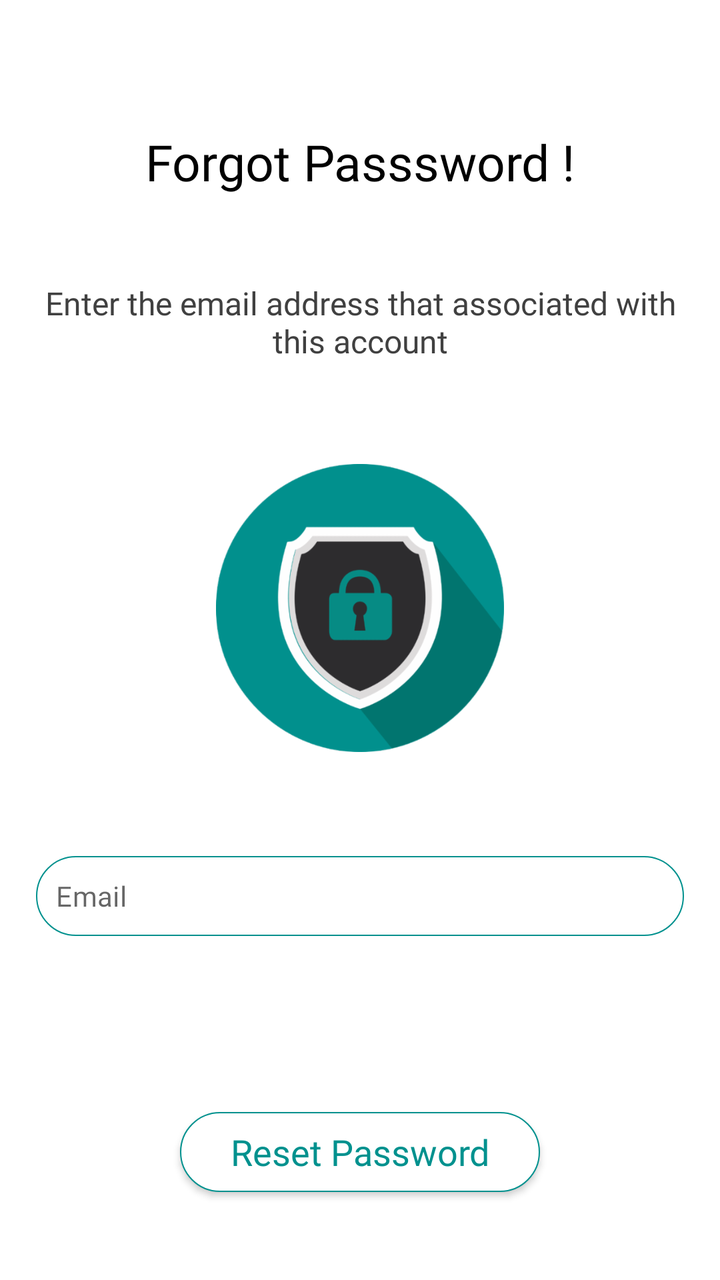
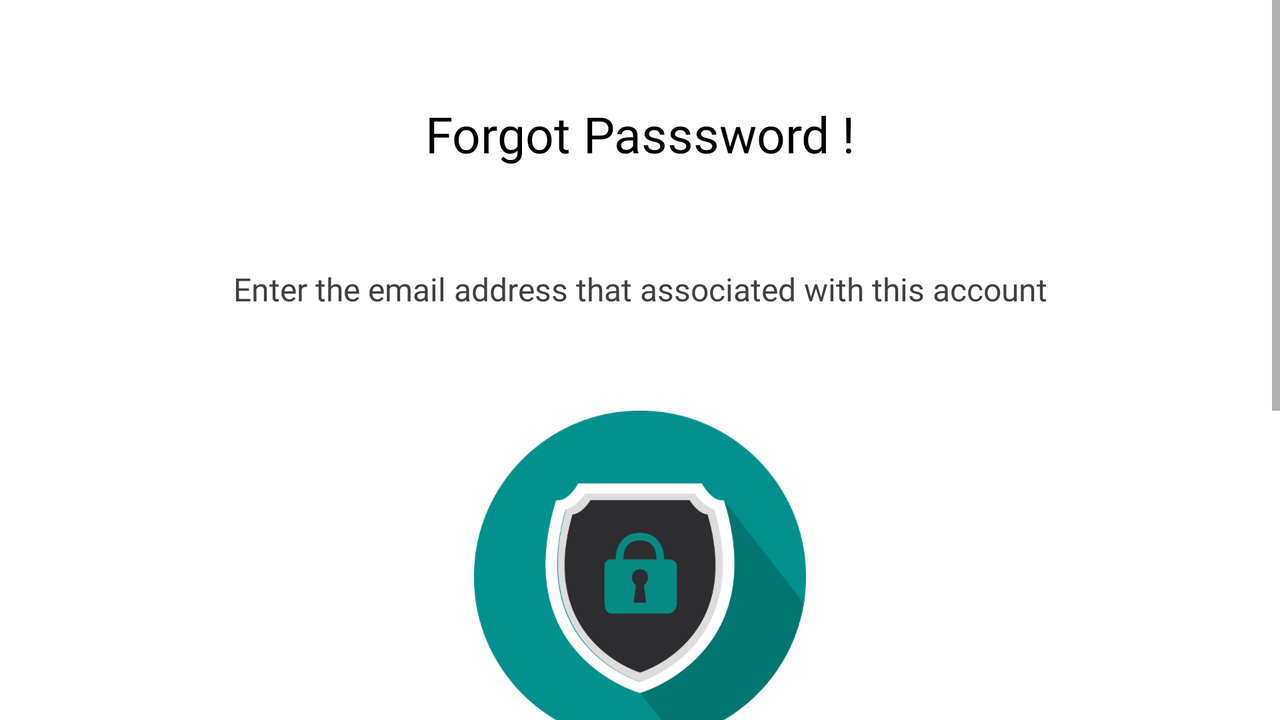

An Android layout and its configuration variant, each rendered on a device that would load it. The default file and the variant file are quoted in full after the pictures.
<!-- AndroidManifest.xml: application theme AppTheme -->
<!-- res/layout/activity_resetpass.xml -->
<?xml version="1.0" encoding="utf-8"?>
<layout xmlns:android="http://schemas.android.com/apk/res/android"
    xmlns:app="http://schemas.android.com/apk/res-auto"
    xmlns:tools="http://schemas.android.com/tools">

    <data>

    </data>

    <androidx.constraintlayout.widget.ConstraintLayout
        android:layout_width="match_parent"
        android:layout_height="match_parent"
        android:background="#ffffff">


        <ImageView
            android:id="@+id/imageView4"
            android:layout_width="0dp"
            android:layout_height="wrap_content"
            app:layout_constraintBottom_toTopOf="@+id/guideline200"
            app:layout_constraintEnd_toStartOf="@+id/guideline38"
            app:layout_constraintStart_toStartOf="@+id/guideline34"
            app:layout_constraintTop_toTopOf="@+id/guideline"
            app:srcCompat="@drawable/lock" />

        <com.google.android.material.textfield.TextInputLayout
            android:id="@+id/resetedittext"
            android:layout_width="0dp"
            android:layout_height="40dp"
            app:errorEnabled="true"
            app:hintEnabled="false"
            app:layout_constraintBottom_toTopOf="@+id/guideline201"
            app:layout_constraintEnd_toStartOf="@+id/guideline80"
            app:layout_constraintStart_toStartOf="@+id/guideline100"
            app:layout_constraintTop_toBottomOf="@+id/imageView4"
            app:layout_constraintTop_toTopOf="@+id/guideline200"
            app:boxBackgroundMode="filled"
            app:boxStrokeWidth="0dp"
            app:boxStrokeWidthFocused="0dp">

            <com.google.android.material.textfield.TextInputEditText
                android:layout_width="match_parent"
                android:layout_height="match_parent"
                android:background="@drawable/buttons2"
                android:inputType="textEmailAddress"
                android:padding="10dp"
                android:hint="Email"
                android:paddingLeft="20dp"
                android:textColor="#000000"
                android:textSize="14sp" />
        </com.google.android.material.textfield.TextInputLayout>

        <androidx.constraintlayout.widget.Guideline
            android:id="@+id/guideline"
            android:layout_width="wrap_content"
            android:layout_height="wrap_content"
            android:orientation="horizontal"
            app:layout_constraintEnd_toEndOf="parent"
            app:layout_constraintGuide_begin="300dp"
            app:layout_constraintGuide_percent="0.35"
            app:layout_constraintStart_toStartOf="parent"
            app:layout_constraintTop_toTopOf="parent" />

        <androidx.constraintlayout.widget.Guideline
            android:id="@+id/guideline200"
            android:layout_width="wrap_content"
            android:layout_height="wrap_content"
            android:orientation="horizontal"
            app:layout_constraintEnd_toEndOf="parent"
            app:layout_constraintGuide_begin="300dp"
            app:layout_constraintGuide_percent="0.60"
            app:layout_constraintStart_toStartOf="parent"
            app:layout_constraintTop_toTopOf="parent" />

        <androidx.constraintlayout.widget.Guideline
            android:id="@+id/guideline201"
            android:layout_width="wrap_content"
            android:layout_height="wrap_content"
            android:orientation="horizontal"
            app:layout_constraintEnd_toEndOf="parent"
            app:layout_constraintGuide_begin="300dp"
            app:layout_constraintGuide_percent="0.80"
            app:layout_constraintStart_toStartOf="parent"
            app:layout_constraintTop_toTopOf="parent" />

        <androidx.constraintlayout.widget.Guideline
            android:id="@+id/guideline202"
            android:layout_width="wrap_content"
            android:layout_height="wrap_content"
            android:orientation="horizontal"
            app:layout_constraintEnd_toEndOf="parent"
            app:layout_constraintGuide_begin="300dp"
            app:layout_constraintGuide_percent="0.90"
            app:layout_constraintStart_toStartOf="parent"
            app:layout_constraintTop_toTopOf="parent" />


        <androidx.appcompat.widget.AppCompatButton
            android:id="@+id/reset"
            style="@style/Widget.AppCompat.Button.Small"
            android:layout_width="0dp"
            android:layout_height="40dp"
            android:background="@drawable/buttons2"
            android:fontFamily="@font/varela_round"
            android:text="Reset Password"
            android:textAllCaps="false"
            android:textColor="#00918E"
            android:textSize="18sp"
            app:layout_constraintBottom_toTopOf="@+id/guideline202"
            app:layout_constraintEnd_toStartOf="@+id/guideline90"
            app:layout_constraintStart_toStartOf="@+id/guideline33"
            app:layout_constraintTop_toTopOf="@+id/guideline202" />


        <androidx.constraintlayout.widget.Guideline
            android:id="@+id/guideline5"
            android:layout_width="wrap_content"
            android:layout_height="wrap_content"
            android:layout_marginTop="20dp"
            android:orientation="horizontal"
            app:layout_constraintEnd_toEndOf="parent"
            app:layout_constraintGuide_begin="20dp"
            app:layout_constraintGuide_percent="0.10"
            app:layout_constraintStart_toStartOf="parent"
            app:layout_constraintTop_toTopOf="parent" />

        <TextView
            android:id="@+id/textView6"
            android:layout_width="0dp"
            android:layout_height="wrap_content"
            android:text="Forgot Passsword !"
            android:fontFamily="@font/varela_round"
            android:gravity="center"
            android:textAlignment="center"
            android:textColor="#000000"
            android:textSize="25sp"
            app:layout_constraintEnd_toStartOf="@+id/guideline80"
            app:layout_constraintStart_toStartOf="@+id/guideline100"
            app:layout_constraintTop_toTopOf="@+id/guideline5" />

        <TextView
            android:id="@+id/textView9"
            android:layout_width="0dp"
            android:layout_height="wrap_content"
            android:text="Enter the email address that associated with this account"
            android:fontFamily="@font/varela_round"
            android:textAlignment="center"
            android:gravity="center"
            android:textColor="#404040"
            android:textSize="16sp"
            app:layout_constraintBottom_toTopOf="@+id/guideline"
            app:layout_constraintEnd_toStartOf="@+id/guideline80"
            app:layout_constraintStart_toStartOf="@+id/guideline100"
            app:layout_constraintTop_toBottomOf="@+id/textView6" />

        <androidx.constraintlayout.widget.Guideline
            android:id="@+id/guideline31"
            android:layout_width="wrap_content"
            android:layout_height="wrap_content"
            android:orientation="vertical"
            app:layout_constraintGuide_begin="20dp"
            app:layout_constraintGuide_percent="0.10" />

        <androidx.constraintlayout.widget.Guideline
            android:id="@+id/guideline100"
            android:layout_width="wrap_content"
            android:layout_height="wrap_content"
            android:orientation="vertical"
            app:layout_constraintGuide_begin="20dp"
            app:layout_constraintGuide_percent="0.05" />

        <androidx.constraintlayout.widget.Guideline
            android:id="@+id/guideline32"
            android:layout_width="wrap_content"
            android:layout_height="wrap_content"
            android:orientation="vertical"
            app:layout_constraintGuide_begin="20dp"
            app:layout_constraintGuide_percent="0.20" />


        <androidx.constraintlayout.widget.Guideline
            android:id="@+id/guideline33"
            android:layout_width="wrap_content"
            android:layout_height="wrap_content"
            android:orientation="vertical"
            app:layout_constraintGuide_begin="20dp"
            app:layout_constraintGuide_percent="0.25" />


        <androidx.constraintlayout.widget.Guideline
            android:id="@+id/guideline34"
            android:layout_width="wrap_content"
            android:layout_height="wrap_content"
            android:orientation="vertical"
            app:layout_constraintGuide_begin="20dp"
            app:layout_constraintGuide_percent="0.30" />


        <androidx.constraintlayout.widget.Guideline
            android:id="@+id/guideline35"
            android:layout_width="wrap_content"
            android:layout_height="wrap_content"
            android:orientation="vertical"
            app:layout_constraintGuide_begin="20dp"
            app:layout_constraintGuide_percent="0.40" />

        <androidx.constraintlayout.widget.Guideline
            android:id="@+id/guideline36"
            android:layout_width="wrap_content"
            android:layout_height="wrap_content"
            android:orientation="vertical"
            app:layout_constraintGuide_begin="20dp"
            app:layout_constraintGuide_percent="0.50" />

        <androidx.constraintlayout.widget.Guideline
            android:id="@+id/guideline37"
            android:layout_width="wrap_content"
            android:layout_height="wrap_content"
            android:orientation="vertical"
            app:layout_constraintGuide_begin="20dp"
            app:layout_constraintGuide_percent="0.60" />


        <androidx.constraintlayout.widget.Guideline
            android:id="@+id/guideline38"
            android:layout_width="wrap_content"
            android:layout_height="wrap_content"
            android:orientation="vertical"
            app:layout_constraintGuide_begin="20dp"
            app:layout_constraintGuide_percent="00.70" />

        <androidx.constraintlayout.widget.Guideline
            android:id="@+id/guideline39"
            android:layout_width="wrap_content"
            android:layout_height="wrap_content"
            android:orientation="vertical"
            app:layout_constraintGuide_begin="20dp"
            app:layout_constraintGuide_percent="0.80" />

        <androidx.constraintlayout.widget.Guideline
            android:id="@+id/guideline70"
            android:layout_width="wrap_content"
            android:layout_height="wrap_content"
            android:orientation="vertical"
            app:layout_constraintGuide_begin="20dp"
            app:layout_constraintGuide_percent="0.90" />

        <androidx.constraintlayout.widget.Guideline
            android:id="@+id/guideline80"
            android:layout_width="wrap_content"
            android:layout_height="wrap_content"
            android:orientation="vertical"
            app:layout_constraintGuide_begin="20dp"
            app:layout_constraintGuide_percent="0.95" />

        <androidx.constraintlayout.widget.Guideline
            android:id="@+id/guideline90"
            android:layout_width="wrap_content"
            android:layout_height="wrap_content"
            android:orientation="vertical"
            app:layout_constraintGuide_begin="20dp"
            app:layout_constraintGuide_percent="0.75" />


    </androidx.constraintlayout.widget.ConstraintLayout>
</layout>
<!-- resources referenced by this layout -->
<resources>
  <!-- drawable buttons2 (drawable) -->
  <?xml version="1.0" encoding="utf-8"?>
  <shape xmlns:android="http://schemas.android.com/apk/res/android"
      >
      <solid android:color="#ffffff"/>
      <corners android:radius="20dp"/>
      <size android:width="180dp"/>
      <stroke android:width="2px" android:color="#00918E"  />
  
  
  </shape>
  <!-- drawable lock: png bitmap (drawable-hdpi, 20656 bytes) -->
  <style name="AppTheme" parent="Theme.MaterialComponents.Light.NoActionBar">
          
          <item name="colorPrimary">@color/colorPrimary</item>
          <item name="colorPrimaryDark">@color/colorPrimaryDark</item>
          <item name="android:fontFamily">@font/varela_round</item>
          <item name="colorAccent">@color/colorAccent</item>
          <item name="android:itemBackground">#ffffff</item>
          <item name="android:textColor">#ffffff</item>
          <item name="android:windowActivityTransitions">true</item>
          <item name="android:windowContentTransitions">true</item>
      </style>
  <color name="colorPrimary">#00918E</color>
  <color name="colorPrimaryDark">#00918E</color>
  <color name="colorAccent">#00918E</color>
</resources>
<!-- res/layout-land/activity_resetpass.xml (the repository's variant of the layout above) -->
<!-- drawn on the phone turned sideways -->
<?xml version="1.0" encoding="utf-8"?>
<layout xmlns:android="http://schemas.android.com/apk/res/android"
    xmlns:app="http://schemas.android.com/apk/res-auto"
   >

    <data>

    </data>

    <androidx.constraintlayout.widget.ConstraintLayout
        android:layout_width="match_parent"
        android:layout_height="match_parent"
        android:background="#ffffff">


        <ScrollView
            android:layout_width="match_parent"
            android:layout_height="match_parent"
            app:layout_constraintBottom_toBottomOf="parent"
            app:layout_constraintEnd_toEndOf="parent"
            app:layout_constraintHorizontal_bias="0.0"
            app:layout_constraintStart_toStartOf="parent"
            app:layout_constraintTop_toTopOf="parent"
            app:layout_constraintVertical_bias="1.0">

            <androidx.constraintlayout.widget.ConstraintLayout
                android:layout_width="match_parent"
                android:layout_height="wrap_content"
                android:orientation="vertical">

                <ImageView
                    android:id="@+id/imageView4"
                    android:layout_width="0dp"
                    android:layout_height="wrap_content"
                    android:layout_marginTop="50dp"
                    app:layout_constraintEnd_toStartOf="@+id/guideline38"
                    app:layout_constraintHorizontal_bias="0.625"
                    app:layout_constraintStart_toStartOf="@+id/guideline34"
                    app:layout_constraintTop_toBottomOf="@+id/textView9"
                    app:srcCompat="@drawable/lock" />

                <com.google.android.material.textfield.TextInputLayout
                    android:id="@+id/resetedittext"
                    android:layout_width="0dp"
                    android:layout_height="wrap_content"
                    android:layout_marginTop="50dp"
                    app:errorEnabled="true"
                    app:hintEnabled="false"
                    app:layout_constraintEnd_toStartOf="@+id/guideline80"
                    app:layout_constraintStart_toStartOf="@+id/guideline100"
                    app:layout_constraintTop_toBottomOf="@+id/imageView4"
                    app:passwordToggleTint="#A0A0A0"
                    app:boxStrokeWidthFocused="0dp"
                    app:boxStrokeWidth="0dp">

                    <com.google.android.material.textfield.TextInputEditText
                        android:layout_width="match_parent"
                        android:layout_height="wrap_content"
                        android:background="@drawable/buttons2"
                        android:inputType="textEmailAddress"
                        android:padding="10dp"
                        android:hint="Email"
                        android:paddingLeft="20dp"
                        android:textColor="#000000"
                        android:textSize="16sp" />
                </com.google.android.material.textfield.TextInputLayout>


                <androidx.appcompat.widget.AppCompatButton
                    android:id="@+id/reset"
                    style="@style/Widget.AppCompat.Button.Small"
                    android:layout_width="0dp"
                    android:layout_height="wrap_content"
                    android:layout_marginTop="50dp"
                    android:layout_marginBottom="50dp"
                    android:background="@drawable/buttons2"
                    android:text="Reset Password"
                    android:textAllCaps="false"
                    android:textColor="#00918E"
                    android:textSize="20sp"
                    app:layout_constraintBottom_toBottomOf="parent"
                    app:layout_constraintEnd_toStartOf="@+id/guideline90"
                    app:layout_constraintStart_toStartOf="@+id/guideline33"
                    app:layout_constraintTop_toBottomOf="@+id/resetedittext" />

                <TextView
                    android:id="@+id/textView6"
                    android:layout_width="0dp"
                    android:layout_height="wrap_content"
                    android:layout_marginTop="50dp"
                    android:text="Forgot Passsword !"
                    android:fontFamily="@font/varela_round"
                    android:gravity="center"
                    android:textAlignment="center"
                    android:textColor="#000000"
                    android:textSize="25sp"
                    app:layout_constraintEnd_toStartOf="@+id/guideline80"
                    app:layout_constraintStart_toStartOf="@+id/guideline100"
                    app:layout_constraintTop_toTopOf="parent" />

                <TextView
                    android:id="@+id/textView9"
                    android:layout_width="0dp"
                    android:layout_height="wrap_content"
                    android:layout_marginTop="50dp"
                    android:text="Enter the email address that associated with this account"
                    android:textAlignment="center"
                    android:fontFamily="@font/varela_round"
                    android:gravity="center"
                    android:textColor="#404040"
                    android:textSize="16sp"
                    app:layout_constraintEnd_toStartOf="@+id/guideline80"
                    app:layout_constraintStart_toStartOf="@+id/guideline100"
                    app:layout_constraintTop_toBottomOf="@+id/textView6" />

                <androidx.constraintlayout.widget.Guideline
                    android:id="@+id/guideline31"
                    android:layout_width="wrap_content"
                    android:layout_height="wrap_content"
                    android:orientation="vertical"
                    app:layout_constraintGuide_begin="20dp"
                    app:layout_constraintGuide_percent="0.10" />

                <androidx.constraintlayout.widget.Guideline
                    android:id="@+id/guideline100"
                    android:layout_width="wrap_content"
                    android:layout_height="wrap_content"
                    android:orientation="vertical"
                    app:layout_constraintGuide_begin="20dp"
                    app:layout_constraintGuide_percent="0.05" />

                <androidx.constraintlayout.widget.Guideline
                    android:id="@+id/guideline32"
                    android:layout_width="wrap_content"
                    android:layout_height="wrap_content"
                    android:orientation="vertical"
                    app:layout_constraintGuide_begin="20dp"
                    app:layout_constraintGuide_percent="0.20" />


                <androidx.constraintlayout.widget.Guideline
                    android:id="@+id/guideline33"
                    android:layout_width="wrap_content"
                    android:layout_height="wrap_content"
                    android:orientation="vertical"
                    app:layout_constraintGuide_begin="20dp"
                    app:layout_constraintGuide_percent="0.25" />


                <androidx.constraintlayout.widget.Guideline
                    android:id="@+id/guideline34"
                    android:layout_width="wrap_content"
                    android:layout_height="wrap_content"
                    android:orientation="vertical"
                    app:layout_constraintGuide_begin="20dp"
                    app:layout_constraintGuide_percent="0.30" />


                <androidx.constraintlayout.widget.Guideline
                    android:id="@+id/guideline35"
                    android:layout_width="wrap_content"
                    android:layout_height="wrap_content"
                    android:orientation="vertical"
                    app:layout_constraintGuide_begin="20dp"
                    app:layout_constraintGuide_percent="0.40" />

                <androidx.constraintlayout.widget.Guideline
                    android:id="@+id/guideline36"
                    android:layout_width="wrap_content"
                    android:layout_height="wrap_content"
                    android:orientation="vertical"
                    app:layout_constraintGuide_begin="20dp"
                    app:layout_constraintGuide_percent="0.50" />

                <androidx.constraintlayout.widget.Guideline
                    android:id="@+id/guideline37"
                    android:layout_width="wrap_content"
                    android:layout_height="wrap_content"
                    android:orientation="vertical"
                    app:layout_constraintGuide_begin="20dp"
                    app:layout_constraintGuide_percent="0.60" />


                <androidx.constraintlayout.widget.Guideline
                    android:id="@+id/guideline38"
                    android:layout_width="wrap_content"
                    android:layout_height="wrap_content"
                    android:orientation="vertical"
                    app:layout_constraintGuide_begin="20dp"
                    app:layout_constraintGuide_percent="00.70" />

                <androidx.constraintlayout.widget.Guideline
                    android:id="@+id/guideline39"
                    android:layout_width="wrap_content"
                    android:layout_height="wrap_content"
                    android:orientation="vertical"
                    app:layout_constraintGuide_begin="20dp"
                    app:layout_constraintGuide_percent="0.80" />

                <androidx.constraintlayout.widget.Guideline
                    android:id="@+id/guideline70"
                    android:layout_width="wrap_content"
                    android:layout_height="wrap_content"
                    android:orientation="vertical"
                    app:layout_constraintGuide_begin="20dp"
                    app:layout_constraintGuide_percent="0.90" />

                <androidx.constraintlayout.widget.Guideline
                    android:id="@+id/guideline80"
                    android:layout_width="wrap_content"
                    android:layout_height="wrap_content"
                    android:orientation="vertical"
                    app:layout_constraintGuide_begin="20dp"
                    app:layout_constraintGuide_percent="0.95" />

                <androidx.constraintlayout.widget.Guideline
                    android:id="@+id/guideline90"
                    android:layout_width="wrap_content"
                    android:layout_height="wrap_content"
                    android:orientation="vertical"
                    app:layout_constraintGuide_begin="20dp"
                    app:layout_constraintGuide_percent="0.75" />

            </androidx.constraintlayout.widget.ConstraintLayout>
        </ScrollView>


    </androidx.constraintlayout.widget.ConstraintLayout>
</layout>
